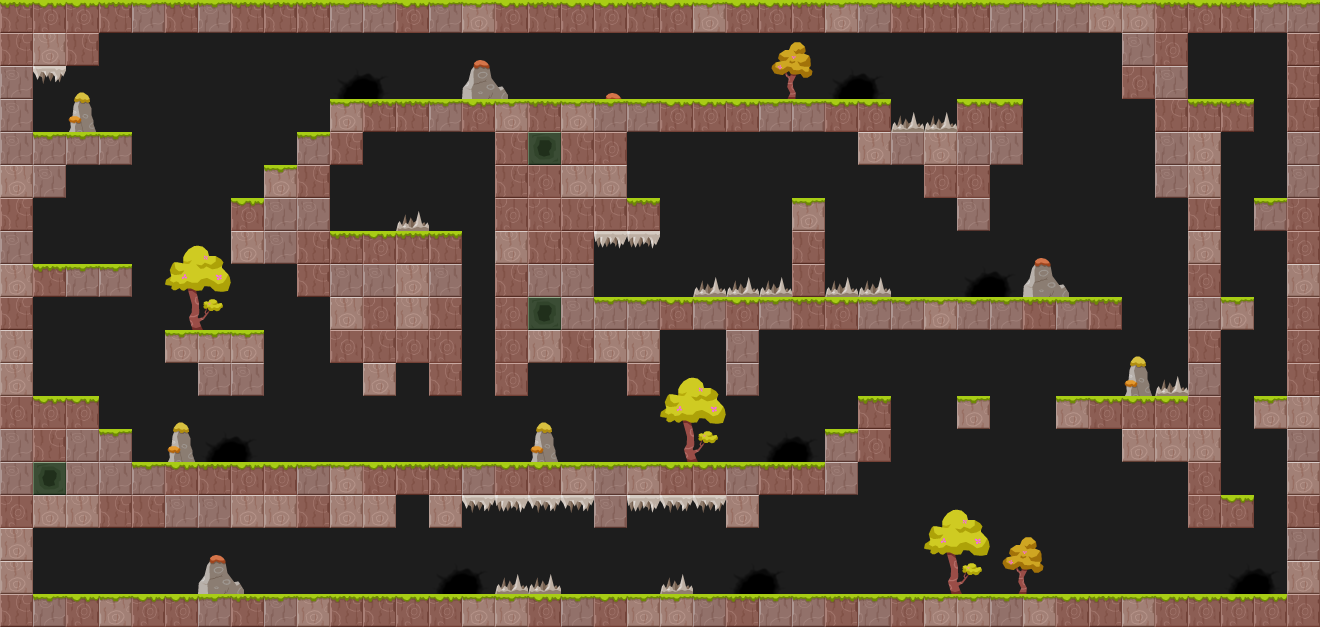

This is a level from a 2D game, rendered from its Tiled map with the project's own tilesets. A one-line summary and the map file follow, with tile-layer data summarised:
An orthogonal 40x19 tile map with 33x33 px tiles, 4 tile layers (bg, deco background, layout, deco foreground) and 110 objects (51x citrus.objects.platformer.box2d.Platform, 21x citrus.objects.CitrusSprite, 10x citrus.objects.platformer.box2d.Sensor, 8x space_digger.Seam, 8x space_digger.enemies.SpawnSpot, ...).

<map version="1.0" orientation="orthogonal" width="40" height="19" tilewidth="33" tileheight="33" backgroundcolor="#1d1d1d">
 <tileset firstgid="1" name="tileset_forest" tilewidth="33" tileheight="33">
  <image source="../tilesets/tileset_forest.png" width="297" height="132" />
  <tile id="12">
   <properties>
    <property name="" value="" />
   </properties>
  </tile>
 </tileset>
 <layer name="bg" width="40" height="19">
  <properties>
   <property name="group" value="0" />
  </properties>
  <data>[760 cells, 0 non-empty, 0 distinct tile ids]</data>
 </layer>
 <layer name="deco background" width="40" height="19">
  <data>[760 cells, 16 non-empty, 2 distinct tile ids]</data>
 </layer>
 <objectgroup color="#ffff00" name="animated decoration bg" width="40" height="19">
  <properties>
   <property name="group" value="0" />
  </properties>
  <object type="citrus.objects.CitrusSprite" x="235" y="516">
   <properties>
    <property name="view" value="Liana1_forest" />
   </properties>
   <ellipse />
  </object>
  <object type="citrus.objects.CitrusSprite" x="178" y="23">
   <properties>
    <property name="view" value="Liana1_forest" />
   </properties>
   <ellipse />
  </object>
  <object type="citrus.objects.CitrusSprite" x="1020" y="22">
   <properties>
    <property name="view" value="Liana1_forest" />
   </properties>
   <ellipse />
  </object>
  <object type="citrus.objects.CitrusSprite" x="698" y="484">
   <properties>
    <property name="view" value="Liana1_forest" />
   </properties>
   <ellipse />
  </object>
  <object type="citrus.objects.CitrusSprite" x="659" y="124">
   <properties>
    <property name="view" value="Liana2_forest" />
   </properties>
   <ellipse />
  </object>
  <object type="citrus.objects.CitrusSprite" x="718" y="124">
   <properties>
    <property name="view" value="Liana3_forest" />
   </properties>
   <ellipse />
  </object>
  <object type="citrus.objects.CitrusSprite" x="163" y="23">
   <properties>
    <property name="view" value="Liana3_forest" />
   </properties>
   <ellipse />
  </object>
  <object type="citrus.objects.CitrusSprite" x="1075" y="423">
   <properties>
    <property name="view" value="Liana3_forest" />
   </properties>
   <ellipse />
  </object>
  <object type="citrus.objects.CitrusSprite" x="776" y="482">
   <properties>
    <property name="view" value="Liana3_forest" />
   </properties>
   <ellipse />
  </object>
  <object type="citrus.objects.CitrusSprite" x="245" y="245">
   <properties>
    <property name="view" value="Liana2_forest" />
   </properties>
   <ellipse />
  </object>
  <object type="citrus.objects.CitrusSprite" x="883" y="317">
   <properties>
    <property name="view" value="Liana1_forest" />
   </properties>
   <ellipse />
  </object>
  <object type="citrus.objects.CitrusSprite" x="974" y="403">
   <properties>
    <property name="view" value="Flor1_forest" />
   </properties>
   <ellipse />
  </object>
  <object type="citrus.objects.CitrusSprite" x="1006" y="101">
   <properties>
    <property name="view" value="Flor1_forest" />
   </properties>
   <ellipse />
  </object>
  <object type="citrus.objects.CitrusSprite" x="282" y="172">
   <properties>
    <property name="view" value="Flor1_forest" />
   </properties>
   <ellipse />
  </object>
  <object type="citrus.objects.CitrusSprite" x="313" y="469">
   <properties>
    <property name="view" value="Flor1_forest" />
   </properties>
   <ellipse />
  </object>
  <object type="citrus.objects.CitrusSprite" x="407" y="602">
   <properties>
    <property name="view" value="Flor1_forest" />
   </properties>
   <ellipse />
  </object>
  <object type="citrus.objects.CitrusSprite" x="808" y="208">
   <properties>
    <property name="view" value="Flor2_forest" />
   </properties>
   <ellipse />
  </object>
  <object type="citrus.objects.CitrusSprite" x="1273" y="208">
   <properties>
    <property name="view" value="Flor2_forest" />
   </properties>
   <ellipse />
  </object>
  <object type="citrus.objects.CitrusSprite" x="77" y="273">
   <properties>
    <property name="view" value="Flor2_forest" />
   </properties>
   <ellipse />
  </object>
  <object type="citrus.objects.CitrusSprite" x="687" y="106">
   <properties>
    <property name="view" value="Flor2_forest" />
   </properties>
   <ellipse />
  </object>
  <object type="citrus.objects.CitrusSprite" x="644" y="-330" width="33" height="33">
   <properties>
    <property name="registration" value="center" />
    <property name="view" value="Sky_forest" />
   </properties>
   <ellipse />
  </object>
 </objectgroup>
 <layer name="layout" width="40" height="19">
  <properties>
   <property name="group" value="2" />
  </properties>
  <data>[760 cells, 335 non-empty, 12 distinct tile ids]</data>
 </layer>
 <layer name="deco foreground" width="40" height="19">
  <properties>
   <property name="group" value="2" />
  </properties>
  <data>[760 cells, 50 non-empty, 18 distinct tile ids]</data>
 </layer>
 <objectgroup name="platforms" width="40" height="19">
  <properties>
   <property name="group" value="2" />
  </properties>
  <object type="citrus.objects.platformer.box2d.Platform" x="0" y="0" width="1320" height="33" />
  <object type="citrus.objects.platformer.box2d.Platform" x="0" y="33" width="33" height="594" />
  <object type="citrus.objects.platformer.box2d.Platform" x="33" y="594" width="1287" height="33" />
  <object type="citrus.objects.platformer.box2d.Platform" x="1287" y="33" width="33" height="561" />
  <object type="citrus.objects.platformer.box2d.Platform" x="33" y="33" width="66" height="33" />
  <object type="citrus.objects.platformer.box2d.Platform" x="33" y="132" width="99" height="33" />
  <object type="citrus.objects.platformer.box2d.Platform" x="33" y="165" width="33" height="33" />
  <object type="citrus.objects.platformer.box2d.Platform" x="33" y="264" width="99" height="33" />
  <object type="citrus.objects.platformer.box2d.Platform" x="33" y="396" width="66" height="33" />
  <object type="citrus.objects.platformer.box2d.Platform" x="33" y="429" width="99" height="99" />
  <object type="citrus.objects.platformer.box2d.Platform" x="132" y="462" width="264" height="66" />
  <object type="citrus.objects.platformer.box2d.Platform" x="396" y="462" width="462" height="33" />
  <object type="citrus.objects.platformer.box2d.Platform" x="429" y="495" width="33" height="33" />
  <object type="citrus.objects.platformer.box2d.Platform" x="594" y="495" width="33" height="33" />
  <object type="citrus.objects.platformer.box2d.Platform" x="726" y="495" width="33" height="33" />
  <object type="citrus.objects.platformer.box2d.Platform" x="825" y="429" width="66" height="33" />
  <object type="citrus.objects.platformer.box2d.Platform" x="858" y="396" width="33" height="33" />
  <object type="citrus.objects.platformer.box2d.Platform" x="957" y="396" width="33" height="33" />
  <object type="citrus.objects.platformer.box2d.Platform" x="1056" y="396" width="165" height="33" />
  <object type="citrus.objects.platformer.box2d.Platform" x="1122" y="429" width="99" height="33" />
  </objectgroup>
 <objectgroup color="#ff5500" name="breakable blocks" width="40" height="19">
  <!-- 3 objects omitted --></objectgroup>
 <objectgroup color="#5500ff" name="player &amp; exit" width="40" height="19">
  <!-- 3 objects omitted --></objectgroup>
 <objectgroup color="#00aa00" name="seams" width="40" height="19">
  <properties>
   <property name="view" value="Seam_forest" />
  </properties>
  <!-- 8 objects omitted --></objectgroup>
 <objectgroup color="#ff0000" name="enemies" width="40" height="19">
  <properties>
   <property name="group" value="1" />
  </properties>
  <!-- 15 objects omitted --></objectgroup>
 <objectgroup color="#ff557f" name="enemy limits" width="40" height="19">
  <!-- 9 objects omitted --></objectgroup>
</map>
<!-- 69 of 110 objects omitted -->
